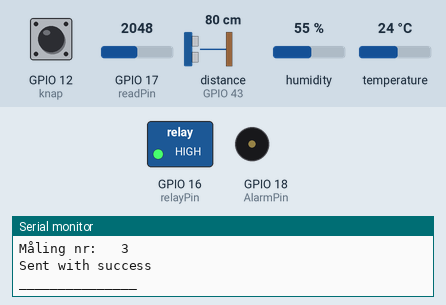
The sketch below on a simulated ESP32. On the bench: switched loads named in the sketch (green lamp = pin HIGH), buzzer (waves = sounding), the last lines printed to the serial monitor. Wiring (inferred from the names in the program): ultrasonic range finder: trigger GPIO 44; echo GPIO 43. The test bench sets the inputs (shaded band); at power-on: GPIO 12 (knap) HIGH, GPIO 17 (readPin) = 2048, distance to the obstacle (sensor on GPIO 43) 80 cm, humidity 55 %, temperature 24 °C. The echo pulse lasts 58.3 µs per cm; WiFi joins after 1.5 s; servers stay silent unless stated; pins used as bus, display or sensor lines are not drawn.

Above: at 2.4 s.
2.5 s: GPIO 12 (knap) pulled LOW for 3.2 s
At 6.0 s:
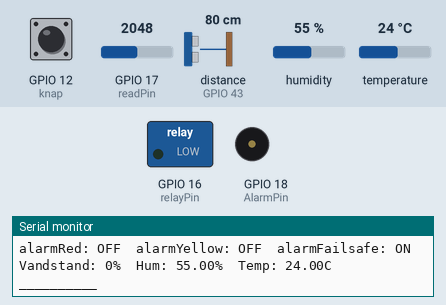
10.7 s: GPIO 17 (readPin) set to 330
14.2 s: GPIO 17 (readPin) set to 266
At 14.9 s:
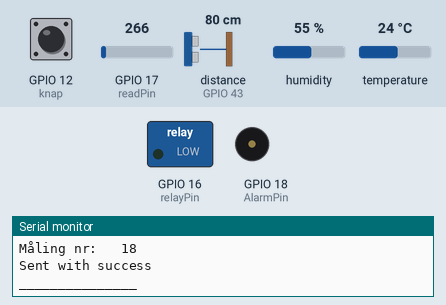
22.7 s: distance to the obstacle (sensor on GPIO 43) set to 43 cm
24.4 s: distance to the obstacle (sensor on GPIO 43) set to 37 cm
At 26.0 s:
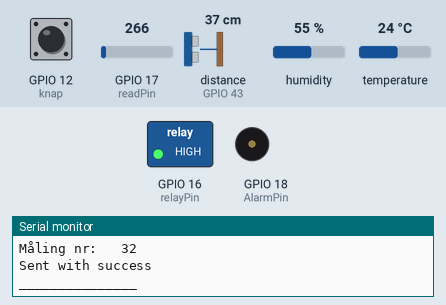
27.9 s: GPIO 12 (knap) pulled LOW for 0.15 s
At 29.1 s:
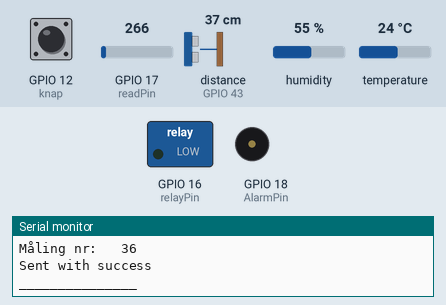
Timing chart, 0 to 32.4 s (numbered marks = the images above; inputs shaded):
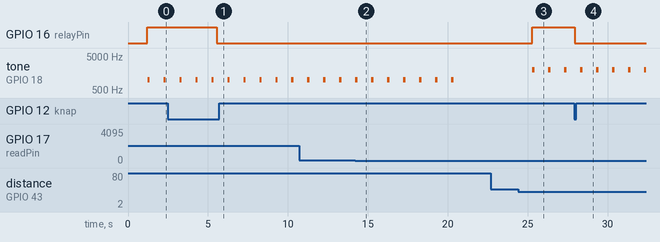

The sketch:

SenderEspKodeP1.ino
```cpp
//%Added Log funktion
///////////////*versions Nr*/////////////////
#define __MYVRS__ "v15"
/////////////////////////////////////////////
#include "WiFi.h"
#include "DHT.h"
// REQUIRES the following Arduino libraries:
// - DHT Sensor Library: https://github.com/adafruit/DHT-sensor-library
// - Adafruit Unified Sensor Lib: https://github.com/adafruit/Adafruit_Sensor
#include "esp_now.h"
#include "esp_wifi.h"

/////////////////////////////////////////////
uint8_t peerMac[] = { 0xD4, 0xD4, 0xDA, 0x5A, 0xA7, 0x3C };

typedef struct MessegeData {
  float afstand;   //distance variable
  float Safstand;  //distance variable
  float dt;
  float Height;
  unsigned long sendStart;
  float humidity;
  float temperature;
  int failsafeAvg;
  unsigned int packets;
} MessegeData;

bool sensorState = false;

MessegeData myData;

esp_now_peer_info_t peerInfo;
unsigned long lastSend = 0;

void OnDataSent(const uint8_t *mac_addr, esp_now_send_status_t status) {
  // Serial.print("\r\nLast Packet Send Status:\t");
  //  Serial.println(status == ESP_NOW_SEND_SUCCESS ? "Delivery Success" : "Delivery Fail");
}


//Send data
unsigned long lastrecivet = 0;
unsigned long recivet = 0;
unsigned long timestamp = 0;


void ESPNOW() {
  if (sensorState == true) {
    myData.packets++;
    lastSend = micros();
    esp_err_t result = esp_now_send(peerMac, (uint8_t *)&myData, sizeof(myData));
    lastSend = micros() - lastSend;

    // Serial.println("__________________________________________________________________________________________________________________");
    // Serial.print("sendt time: ");
    // Serial.print("\t");
    // Serial.print(lastSend);
    // Serial.println(" ms");
    Serial.println("_______________");
    Serial.print("Måling nr: \t");
    Serial.println(myData.packets);

    if (result == ESP_OK) {
      Serial.println("Sent with success");
    } else {
      Serial.println("Error sending the data");
    }
    Serial.println("_______________");
    Serial.println();


    if (recivet == 0) {
    } else {
      lastrecivet = millis() - recivet;
      timestamp += lastrecivet;
    }

    recivet = millis();


    // Serial.print("Sidst sendt for:");
    // Serial.print("\t");
    // Serial.print(lastrecivet);
    // Serial.println(" ms");

    // Serial.print("timestamp:");
    // Serial.print("\t");
    // Serial.print(timestamp);
    // Serial.println(" ms");

    // Serial.print("recivet:");
    // Serial.print("\t");
    // Serial.print(recivet);
    // Serial.println(" ms");


    size_t myDatasize = sizeof(myData);
    // Serial.println("_______________");
    // Serial.print("Data size: ");
    // Serial.print(myDatasize);
    // Serial.println(" bytes");
    // Serial.println("__________________________________________________________________________________________________________________");
    // Serial.println();
    // Serial.println();
    // Serial.println();
    sensorState = false;
  }
}


////////////////////////////////////////////////////////////////////////////////////////////////////////////////////////////////////////////////////////////////
////////////////////////////////////////////////////////////////////////////////////////////////////////////////////////////////////////////////////////////////
////////////////////////////////////////////////////////////////////////////////////////////////////////////////////////////////////////////////////////////////


////////////////////////////////////////////////////////////////////////////////////////////////////////////////////////////////////////////////////////////////
////////////////////////////////////////////////////////////////////////////////////////////////////////////////////////////////////////////////////////////////
////////////////////////////////////////////////////////////////////////////////////////////////////////////////////////////////////////////////////////////////

const int trigPin = 44;  //Trig
const int echoPin = 43;  //Echo

//udregning af afstand med lyd
//d = c*delta(t)*100/2
//d afstanden
//c er lydens hastighed
//Delta(t) er den tiden det tager for lyden, at komme frem og tilbage
//1 sekund = 1.000.000 mikrosekunder - Dividere med 1.000.000
//1m = 100cm - vi gange med 100 for at få det i cm
//const int Sound = 340;  //Lyd 340m/s
float sound;
void Startultralyd() {


  digitalWrite(trigPin, LOW);  // sikre at der ikke sendes sinaler
  delayMicroseconds(5);        //giver optimale mål

  digitalWrite(trigPin, HIGH);  // transmit
  delayMicroseconds(10);        //det nødvendige tid, ifølge datasheet
  digitalWrite(trigPin, LOW);   // stop transmission

  myData.dt = pulseIn(echoPin, HIGH, 30000);  // listen for pulses

  sound = 331.4 + (myData.temperature * 0.6);

  //d = c*delta(t)*100/2*1.000.000
  myData.Safstand = (myData.dt * sound * 100) / (2 * 1000000);  // calculate distance


  //   Serial.print("Safstand: ");
  //   Serial.print(myData.Safstand);
  //   Serial.println(" cm");
  //   Serial.println();
}
////////////////////////////////////////////////////////////////////////////////////////////////////////////////////////////////////////////////////////////////
void ultralyd() {


  digitalWrite(trigPin, LOW);  // sikre at der ikke sendes sinaler
  delayMicroseconds(5);        //giver optimale mål

  digitalWrite(trigPin, HIGH);  // transmit
  delayMicroseconds(10);        //det nødvendige tid, ifølge datasheet
  digitalWrite(trigPin, LOW);   // stop transmission

  myData.dt = pulseIn(echoPin, HIGH, 30000);  // listen for pulses

  sound = 331.4 + (myData.temperature * 0.6);

  //d = c*delta(t)*100/2*1.000.000
  myData.afstand = (myData.dt * sound * 100) / (2 * 1000000);  // calculate distance


  // myData.Height = myData.Safstand - myData.afstand;

  Serial.println("_______________");
  Serial.print("Afstand: ");
  Serial.print(myData.afstand);
  Serial.println(" cm");
  // Serial.print("\t");
  // Serial.print("Temperatur",myData.temperature);
  // Serial.println(" C");
}


////////////////////////////////////////////////////////////////////////////////////////////////////////////////////////////////////////////////////////////////
////////////////////////////////////////////////////////////////////////////////////////////////////////////////////////////////////////////////////////////////
////////////////////////////////////////////////////////////////////////////////////////////////////////////////////////////////////////////////////////////////
const int readPin = 17, vccPin = 21;
const int maxLimit = 300;


int readingSum, readsPrLoop = 6;
int arr[6];


////////////////////////////////////////////////////////////////////////////////////////////////////////////////////////////////////////////////////////////////

const int AlarmPin = 18;  //Hvis der ikke læses en afstand
const int relayPin = 16;


////////////////////////////////////////////////////////////////////////////////////////////////////////////////////////////////////////////////////////////////

void failsafe() {
  myData.failsafeAvg = 0;
  digitalWrite(vccPin, HIGH);

  Serial.println("_______________");
  for (int readCount = 0; readCount < readsPrLoop; readCount++) {
    int sensorValue = analogRead(readPin);
    //Serial.println("Måling: ");
    arr[readCount] = sensorValue;
    //Serial.println(arr[readCount]);

    readingSum += arr[readCount];
  }

  myData.failsafeAvg = readingSum / readsPrLoop;

  if (myData.failsafeAvg > maxLimit) {
    if (myData.failsafeAvg > 800) {
      Serial.println();
      Serial.println();
      Serial.println("Bug Vandsensor");
      Serial.println();
      Serial.println();
    }
    Serial.println("Vandstand for høj!");
  }

  Serial.println("Failsafe gennemsnit: ");
  Serial.println(myData.failsafeAvg);
  readingSum = 0;
  digitalWrite(vccPin, LOW);
}

////////////////////////////////////////////////////////////////////////////////////////////////////////////////////////////////////////////////////////////////


////////////////////////////////////////////////////////////////////////////////////////////////////////////////////////////////////////////////////////////////

#define DHTPIN 13      // Digital pin connected to the DHT sensor
#define DHTTYPE DHT11  // DHT 11

DHT dht(DHTPIN, DHTTYPE);

void DHLsensor() {
  // Wait a few seconds between measurements.

  myData.humidity = dht.readHumidity();

  myData.temperature = dht.readTemperature();

  // Check if any reads failed and exit early (to try again).
  if (isnan(myData.humidity) || isnan(myData.temperature)) {
    Serial.println("Failed to read from DHT sensor!");
    return;
  }

  Serial.println("_______________");
  Serial.print("Humidity: ");
  Serial.print(myData.humidity);
  Serial.print("% ");
  Serial.print("|  Temperature: ");
  Serial.print(myData.temperature);
  Serial.println("°C ");
}
////////////////////////////////////////////////////////////////////////////////////////////////////////////////////////////////////////////////////////////////
////////////////////////////////////////////////////////////////////////////////////////////////////////////////////////////////////////////////////////////////
////////////////////////////////////////////////////////////////////////////////////////////////////////////////////////////////////////////////////////////////

const int knap = 12;  //til knappen, der kan tænde og slukke for alarm

////////////////////////////////////////////////////////////////////////////////////////////////////////////////////////////////////////////////////////////////
////////////////////////////////////////////////////////////////////////////////////////////////////////////////////////////////////////////////////////////////
////////////////////////////////////////////////////////////////////////////////////////////////////////////////////////////////////////////////////////////////
/////////////////////////////////////////////
void printHeader() {
  Serial.println();
  Serial.println(__FILE__);
  Serial.println(__DATE__);
  Serial.println(__TIME__);
  Serial.println(__MYVRS__);
  Serial.println("____________");
}

void Start() {
  Serial.begin(115200);
  delay(50);
  printHeader();
  delay(50);
}
/////////////////////////////////////////////
void macAddress() {
  // Serial.print("macAddress: ");
  // Serial.println(WiFi.macAddress());
  // Serial.println();
  delay(100);
}
unsigned long timeToRead_ultralyd, timeToRead_DHL, timeToRead_failsafe;

//interval mellem måling
unsigned long delay_ultralyd = 1000, delay_DHL = 5000, delay_failsafe = 10000;


void sensorstyring(String x, unsigned long &timeToRead, unsigned long &delayToNext, void (*sensor)()) {
  if (timeToRead < millis()) {
    timeToRead = millis() + delayToNext;
    sensor();
    // Serial.print(x);
    // Serial.print("\t");
    // Serial.print(millis());
    // Serial.print("\t");
    // Serial.print("næste måling: ");
    // Serial.println(delayToNext);
    // Serial.println("_______________");
    sensorState = true;
  }
}
////////////////////////////////////////////////////////////////////////////////////////////////////////////////////////////////////////////////////////////////
////////////////////////////////////////////////////////////////////////////////////////////////////////////////////////////////////////////////////////////////
////////////////////////////////////////////////////////////////////////////////////////////////////////////////////////////////////////////////////////////////

int maxafstand = 80;
int procentvand;
int state;
unsigned long knaptrykalarm = 0;
unsigned long alarmtid = 0;
unsigned long alarmstart = 0;
bool lock = false;
bool alarmred = false;
bool alarmyellow = false;
bool alarmfailsafe = false;

bool relay = false;

unsigned long lastDebounceTime = 0;
const unsigned long debounceDelay = 50;  // 50 ms
int lastButtonState = HIGH;              // Aktiv-LOW knap
int buttonState = HIGH;

unsigned long knaptid;

int reading;

void kanp() {

  reading = digitalRead(knap);

  // Debounce
  if (reading != lastButtonState) {
    lastDebounceTime = millis();
  }

  if ((millis() - lastDebounceTime) > debounceDelay) {
    buttonState = reading;
  }

  lastButtonState = reading;


  if ((alarmred == true || alarmfailsafe==true) && relay == true) {
    if (buttonState == LOW && knaptrykalarm == 0) {
      knaptrykalarm = millis();
      Serial.println("Starter 3 sek knap");
    }


    if (buttonState == LOW) {
      alarmtid = millis();
      if (alarmtid - knaptrykalarm >= 3000) {
        if (lock == false) {
          digitalWrite(relayPin, LOW);
          Serial.println("Knap trykket efter 3 sek - slukker pumpen");

          lock = true;
          relay = false;
          log('b');

          knaptrykalarm = 0;
          knaptid = millis() + 3000;
        }
      }
    } else if (buttonState == HIGH && knaptrykalarm != 0) {
      knaptrykalarm = 0;
      Serial.println("DBG: TIMER RESET AF HIGH");
    }

  } else if (lock == false) {
    if (buttonState == LOW && (millis() >= knaptid)) {
      bool reverseknap = !digitalRead(relayPin);
      digitalWrite(relayPin, reverseknap);
      Serial.println("Knap trykket!");
      knaptid = millis() + 500;
      lock = true;
      relay = !relay;
      log('b');
    }
  }

  if (buttonState == HIGH && lock == true) {
    lock = false;
    knaptrykalarm = 0;
  }
}

////////////////////////////////////////////////////////////////////////////////////////////////////////////////////////////////////////////////////////////////
////////////////////////////////////////////////////////////////////////////////////////////////////////////////////////////////////////////////////////////////
////////////////////////////////////////////////////////////////////////////////////////////////////////////////////////////////////////////////////////////////

void logData() {
  Serial.print("Vandstand: ");
  Serial.print(procentvand);
  Serial.print("%");
  Serial.print('\t');
  Serial.print("Hum: ");
  Serial.print(myData.humidity);
  Serial.print("%");
  Serial.print('\t');
  Serial.print("Temp: ");
  Serial.print(myData.temperature);
  Serial.println("C");
}

void logButton() {
  Serial.println("Button Override");
  Serial.print("relayState: ");
  Serial.print('\t');
  if (relay == true) {
    Serial.print("ON");
  } else {
    Serial.print("OFF");
  }
  Serial.println();
}

void logAlarm() {
  Serial.print("alarmRed: ");
  if (alarmred == true) {
    Serial.print("ON");
  } else {
    Serial.print("OFF");
  }
  Serial.print('\t');
  Serial.print("alarmYellow: ");
  if (alarmyellow == true) {
    Serial.print("ON");
  } else {
    Serial.print("OFF");
  }
  Serial.print('\t');
  Serial.print("alarmFailsafe: ");
  if (alarmfailsafe == true) {
    Serial.print("ON");
  } else {
    Serial.print("OFF");
  }
  Serial.println();
}

void log(char x) {
  Serial.println("__________");
  Serial.print("LOG");
  Serial.print('\t');
  Serial.print("time: ");
  Serial.println(millis());
  switch (x) {
    case 'r':
      Serial.println("Red Alarm Activated");
      logAlarm();
      break;
    case 'y':
      Serial.println("Yellow Alarm Activated");
      logAlarm();
      break;
    case 'f':
      Serial.println("Failsafe Alarm Activated");
      logAlarm();
      break;
    case 'b':
      logButton();
      logAlarm();
      break;
    case 'n':
      Serial.println("Alarm Off");
      logAlarm();
      break;
    default:
      break;
  }
  logData();
  Serial.println("__________");
}

////////////////////////////////////////////////////////////////////////////////////////////////////////////////////////////////////////////////////////////////
////////////////////////////////////////////////////////////////////////////////////////////////////////////////////////////////////////////////////////////////
////////////////////////////////////////////////////////////////////////////////////////////////////////////////////////////////////////////////////////////////

void setup() {
  Start();  //Laver start kriterier
  WiFi.mode(WIFI_STA);
  macAddress();
  esp_wifi_set_channel(1, WIFI_SECOND_CHAN_NONE);  // Sæt kanal 1
  // esp_now_start();

  // ACTIVATE LONG RANGE PROTOCOL:
  esp_wifi_set_protocol(WIFI_IF_STA, WIFI_PROTOCOL_LR);

  //WiFi.begin();
  Serial.println();
  if (esp_now_init() == ESP_OK) {
    Serial.println("ESP-NOW-connections initialiseret.");
    Serial.println();
  } else {
    Serial.println("ESP-NOW-connections er ikke initialiseret.");
    Serial.println();

    ESP.restart();
  }
  esp_wifi_set_max_tx_power(80);

  esp_now_register_send_cb(OnDataSent);

  //Register peer

  memcpy(peerInfo.peer_addr, peerMac, 6);
  peerInfo.channel = 1;
  peerInfo.encrypt = false;
  //Add peer
  if (esp_now_add_peer(&peerInfo) != ESP_OK) {
    Serial.println("Failed to add peer");
    return;
  }

  pinMode(trigPin, OUTPUT);  //transmit is ouput
  pinMode(echoPin, INPUT);   //receive is input

  pinMode(readPin, INPUT);
  pinMode(vccPin, OUTPUT);
  digitalWrite(vccPin, LOW);

  pinMode(AlarmPin, OUTPUT);
  digitalWrite(AlarmPin, LOW);
  pinMode(relayPin, OUTPUT);

  Startultralyd();

  delay(1000);

  dht.begin();
  pinMode(knap, INPUT_PULLUP);

  timeToRead_ultralyd = millis();
  timeToRead_DHL = millis();
  timeToRead_failsafe = millis();
  sound = 340;
}
////////////////////////////////////////////////////////////////////////////////////////////////////////////////////////////////////////////////////////////////
////////////////////////////////////////////////////////////////////////////////////////////////////////////////////////////////////////////////////////////////
////////////////////////////////////////////////////////////////////////////////////////////////////////////////////////////////////////////////////////////////

////////////////////////////////////////////////////////////////////////////////////////////////////////////////////////////////////////////////////////////////
////////////////////////////////////////////////////////////////////////////////////////////////////////////////////////////////////////////////////////////////
////////////////////////////////////////////////////////////////////////////////////////////////////////////////////////////////////////////////////////////////

int tmp;
bool bugUltralyd = false;

void loop() {

  ESPNOW();

  kanp();

  sensorstyring("DHL sensor", timeToRead_DHL, delay_DHL, DHLsensor);
  sensorstyring("Ultralyd sensor", timeToRead_ultralyd, delay_ultralyd, ultralyd);

  if (sensorState == true) {
    tmp = myData.afstand;

    procentvand = map(tmp, 0, maxafstand, 100, 0);
    if (procentvand >= 100) {
      procentvand = 404;
    } else if (procentvand < 0) {
      procentvand = 0;
    }
  }
  sensorstyring("vandstands sensor", timeToRead_failsafe, delay_failsafe, failsafe);


  if (myData.failsafeAvg >= 300) {
    if (false == alarmfailsafe) {
      digitalWrite(relayPin, HIGH);
      relay = true;
      // lock = false;
      Serial.println("Failsafe alarm");
      alarmfailsafe = true;
      alarmred = false;
      alarmyellow = false;
      log('f');
    }
  }

  if (myData.failsafeAvg < 300) {
    if (procentvand == 404) {
      if (bugUltralyd == false) {
        Serial.println();
        Serial.println();
        Serial.print('\t');
        Serial.print('\t');
        Serial.println("BUG ULTRALYD");
        Serial.println();
        Serial.println();
        bugUltralyd = true;
      }

    } else if (procentvand > 80) {
      if (false == alarmred) {
        digitalWrite(relayPin, HIGH);
        relay = true;
        // lock = false;
        // Serial.println("Alarm red");
        alarmred = true;
        alarmyellow = false;
        alarmfailsafe = false;
        bugUltralyd = false;
        log('r');
      }
    } else if (80 > procentvand && procentvand > 50) {
      if (alarmyellow == false) {
        digitalWrite(relayPin, HIGH);
        // Serial.println("Alarm yellow");
        relay = true;
        alarmyellow = true;
        alarmred = false;
        alarmfailsafe = false;
        bugUltralyd = false;
        log('y');
      }

    } else if (procentvand < 50) {
      if (alarmyellow == true || alarmred == true || alarmfailsafe == true) {
        digitalWrite(relayPin, LOW);
        // Serial.println("Ingen alarm");
        relay = false;
        alarmyellow = false;
        alarmred = false;
        alarmfailsafe = false;
        bugUltralyd = false;
        log('n');
      }
    }
  }


  if (alarmfailsafe == true) {
    alarmtid = millis();
    if (1000 <= alarmtid - alarmstart) {
      tone(AlarmPin, 1000, 150);
      alarmstart = alarmtid;
    }

  } else if (alarmred == true || alarmyellow == true) {
    alarmtid = millis();
    if (1000 <= alarmtid - alarmstart) {
      if (alarmred == true) {
        tone(AlarmPin, 1000, 150);
      } else if (alarmyellow == true) {
        tone(AlarmPin, 2000, 150);
      }
      alarmstart = alarmtid;
    }
  }
}


////////////////////////////////////////////////////////////////////////////////////////////////////////////////////////////////////////////////////
```

Measured:
- the behaviour switches between 40 and 39 cm on distance to the obstacle (sensor on GPIO 43) (found by bisection; images 2 and 3)
- after the input at 2.5 s, GPIO 16 (relayPin): HIGH → LOW after 3.1 s
- after the input at 14.2 s, tone on GPIO 18 (AlarmPin): goes on until 20.4 s, then stays silent
- after the input at 24.4 s, GPIO 16 (relayPin): LOW → HIGH after 0.89 s; tone on GPIO 18 (AlarmPin): alternates 2000 Hz for 0.15 s and silent for 0.85 s, starting after 0.90 s
- after the input at 27.9 s, GPIO 16 (relayPin): HIGH → LOW after 0.05 s
- by itself, tone on GPIO 18 (AlarmPin): alternates 1000 Hz for 0.15 s and silent for 0.85 s
